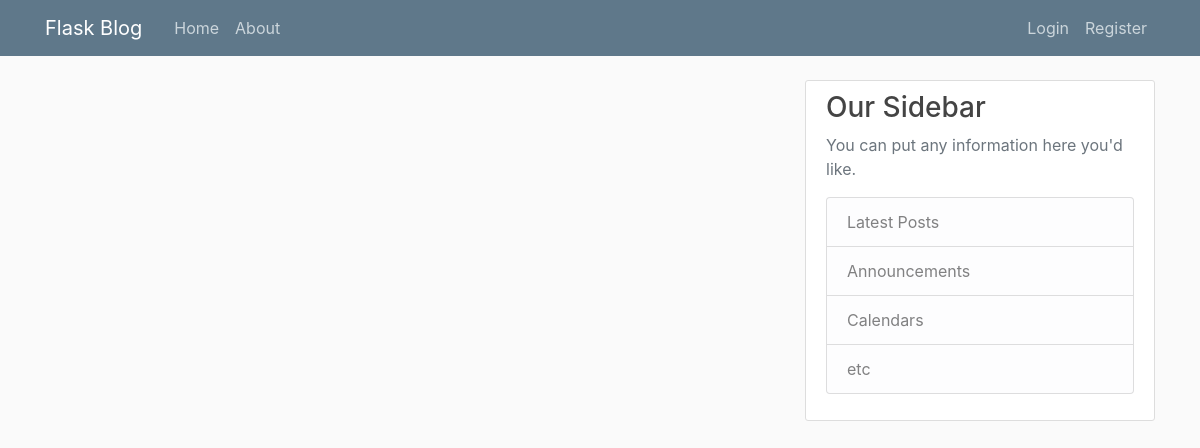
Page /home on the earlier database version.
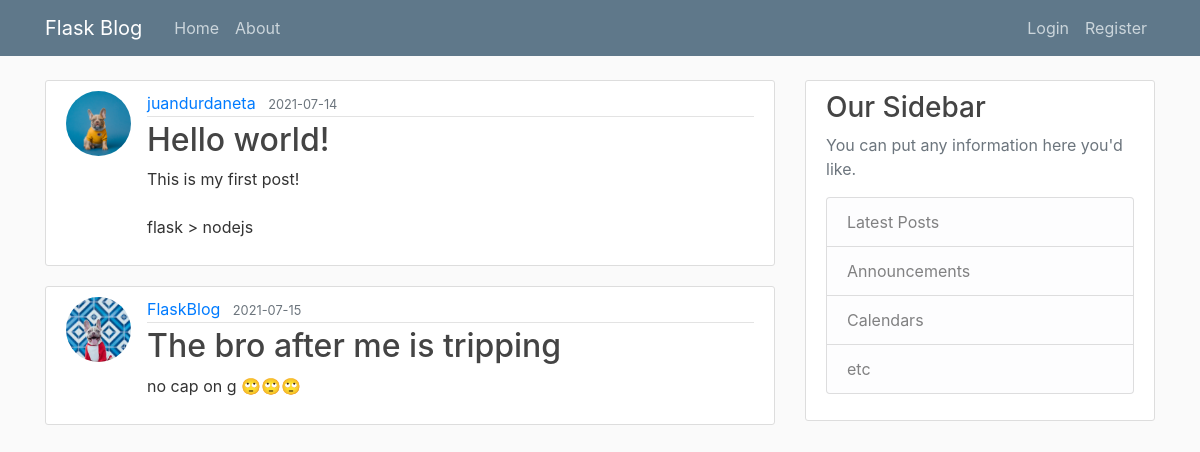
Same page on the later database version.
### flaskblog/models.py (models this page shows, shortened)
class Post(db.Model):
    id = db.Column(db.Integer, primary_key=True)
    title = db.Column(db.String(100), nullable=False)
    date_posted = db.Column(db.DateTime, nullable=False, default=datetime.utcnow)
    content = db.Column(db.Text, nullable=False)
    user_id = db.Column(db.Integer, db.ForeignKey('user.id'), nullable=False)

class User(db.Model, UserMixin):
    id = db.Column(db.Integer, primary_key=True)
    username = db.Column(db.String(20), unique=True, nullable=False)
    email = db.Column(db.String(120), unique=True, nullable=False)
    image_file = db.Column(db.String(20), nullable=False, default='default.jpg')
    password = db.Column(db.String(60), nullable=False)
    posts = db.relationship('Post', backref='author', lazy=True)

### flaskblog/routes.py (the view)
@app.route("/")
@app.route("/home")
def home():
    posts = Post.query.all()
    return render_template('home.html', posts=posts)

### flaskblog/templates/home.html
{% extends "layout.html" %}
{% block content %}
    {% for post in posts %}
        <article class="media content-section">
          <img src="{{url_for('static', filename='profile_pics/'+ post.author.image_file )}}" class="rounded-circle article-img">
          <div class="media-body">
            <div class="article-metadata">
              <a class="mr-2" href="#">{{ post.author.username }}</a>
              <small class="text-muted">{{ post.date_posted.strftime('%Y-%m-%d') }}</small>
            </div>
            <h2><a class="article-title" href="{{url_for('post', post_id=post.id)}}">{{ post.title }}</a></h2>
            <p class="article-content">{{ post.content }}</p>
          </div>
        </article>
    {% endfor %}
{% endblock content %}

### flaskblog/templates/layout.html (shortened to what this page needs)
<!DOCTYPE html>
<html>
<head>
    <link rel="stylesheet" href="https://maxcdn.bootstrapcdn.com/bootstrap/4.0.0/css/bootstrap.min.css">
    <link rel="stylesheet" type="text/css" href="{{ url_for('static', filename='main.css') }}">
</head>
<body>
    <header class="site-header">
      <nav class="navbar navbar-expand-md navbar-dark bg-steel fixed-top">
        <div class="container">
          <a class="navbar-brand mr-4" href="/">Flask Blog</a>
          <div class="collapse navbar-collapse" id="navbarToggle">
            <div class="navbar-nav mr-auto">
              <a class="nav-item nav-link" href="{{ url_for('home') }}">Home</a>
              <a class="nav-item nav-link" href="{{ url_for('about') }}">About</a>
            </div>
            <div class="navbar-nav">
              {% if current_user.is_authenticated %}
                <a class="nav-item nav-link" href="{{ url_for('account') }}">Account</a>
                <a class="nav-item nav-link" href="{{ url_for('new_post') }}">Compose Post</a>
                <a class="nav-item nav-link" href="{{ url_for('logout') }}">Logout</a>
              {% else %}
                <a class="nav-item nav-link" href="{{ url_for('login') }}">Login</a>
                <a class="nav-item nav-link" href="{{ url_for('register') }}">Register</a>
              {% endif %}
            </div>
          </div>
        </div>
      </nav>
    </header>
    <main role="main" class="container">
      <div class="row">
        <div class="col-md-8">
          {% block content %}{% endblock %}
        </div>
        <div class="col-md-4">
          <div class="content-section">
            <h3>Our Sidebar</h3>
            <p class='text-muted'>You can put any information here you'd like.
              <ul class="list-group">
                <li class="list-group-item list-group-item-light">Latest Posts</li>
                <li class="list-group-item list-group-item-light">Announcements</li>
                <li class="list-group-item list-group-item-light">Calendars</li>
                <li class="list-group-item list-group-item-light">etc</li>
              </ul>
            </p>
          </div>
        </div>
      </div>
    </main>
</body>
</html>

### flaskblog/static/main.css (style rules this page uses)
body { background: #fafafa; color: #333333; margin-top: 5rem; }
h1, h2, h3, h4, h5, h6 { color: #444444; }
.bg-steel { background-color: #5f788a; }
.site-header .navbar-nav .nav-link { color: #cbd5db; }
.content-section { background: #ffffff; padding: 10px 20px; border: 1px solid #dddddd; border-radius: 3px; margin-bottom: 20px; }
.article-title { color: #444444; }
.article-content { white-space: pre-line; }
.article-img { height: 65px; width: 65px; margin-right: 16px; object-fit: cover; }
.article-metadata { padding-bottom: 1px; margin-bottom: 4px; border-bottom: 1px solid #e3e3e3 }

Differences in the rows shown:
added Post: image_file (placeholder picture), author.username "juandurdaneta", date_posted "2021-07-14", title "Hello world!", content "This is my first post! flask > nodejs"
added Post: image_file (picture), author.username "FlaskBlog", date_posted "2021-07-15", title "The bro after me is tripping", content "no cap on g 🙄🙄🙄"
